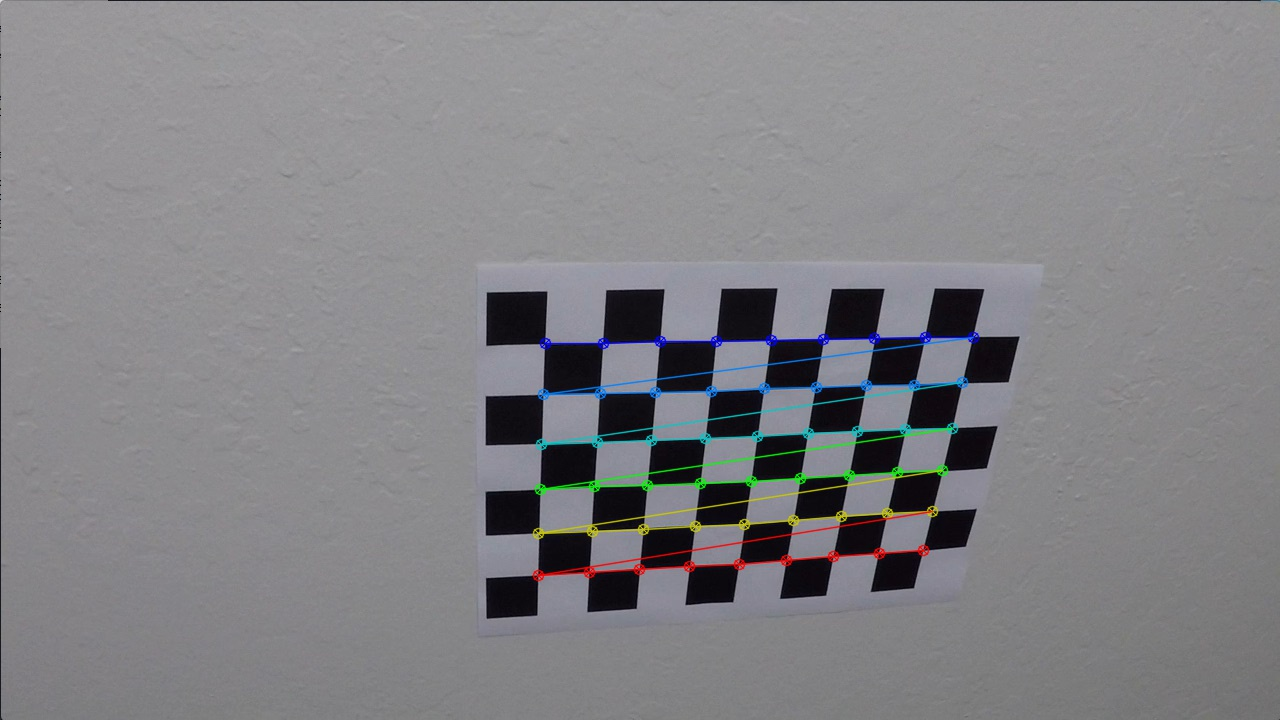
#> input picture camera_cal/chessboard_corners10.jpg, 1280 x 720 px, given as the content of the folder test_images, which was not available
$ python image_processor.py   (older library calls are emulated)
#> lines starting #> are read from the running program, lines starting #| are printed output that depends on the picture; pictures that were not available may be replaced by others from this repository, and a replacement may not be noted
### camera_calib.py
import os
import pickle
import cv2
import numpy as np
import matplotlib.pyplot as plt
import matplotlib.image as mpimg
import glob


class CameraCalibration:

    def __init__(self):
        self.pickle_name = 'cam_calib.p'
        # this a folder where chessboard images are store and
        # where pickle file with camera parameters will be stored too
        self.folder_name = 'camera_cal'
        self.check_width=9
        self.check_height=6

        self.cam_calibration = self.__load_data__()
        if self.cam_calibration is  None:
            self.cam_calibration = self.__calibrate_camera__()
            self.__save_data__()

    def __load_data__(self):
        pickle_file_path =  os.path.join(self.folder_name, self.pickle_name)
        if os.path.isfile(pickle_file_path):
            with open(pickle_file_path, mode='rb') as f:
                return pickle.load(f)
        return None

    # [34 lines left out: functions __save_data__, __calibrate_camera__, not called in this run]

    # Returns undistorted image
    def undistort(self, img):
        return cv2.undistort(
            img,
            self.cam_calibration['matrix'],
            self.cam_calibration['dist'],
            None,
            self.cam_calibration['matrix'])

    # [16 lines left out: function plot_images, not called in this run]


# [5 lines that do not run on import are left out]

### image_processor.py
import cv2
import numpy as np
from camera_calib import CameraCalibration
import matplotlib.image as mpimg
import matplotlib.pyplot as plt
import glob
# Change to appropriate color map for gray scale images
plt.rcParams['image.cmap'] = 'gray'


# Creates binary images that are result of color and gradient threshold
class BinaryImageCreator:
    def __init__(self):
        self.kernel_size = 7 # Sobel kernel size

    # Uses Sobel x or y,
    # then takes an absolute value and applies a threshold.
    def abs_sobel_thresh(self, sobel, thresh_min, thresh_max):
        abs_sobel = np.absolute(sobel)
        scaled_sobel = np.uint8(255 * abs_sobel / np.max(abs_sobel))

        binary_img = np.zeros_like(scaled_sobel)
        binary_img[(scaled_sobel >= thresh_min) & (scaled_sobel <= thresh_max)] = 1
        return binary_img


    # Uses Sobel x and y,
    # then computes the magnitude of the gradient
    # and applies a threshold
    def mag_thresh(self, sobelx, sobely, thresh_min=0, thresh_max=255):
        magn = np.sqrt(sobelx ** 2 + sobely ** 2)
        scale_factor = np.max(magn) / 255
        magn = (magn / scale_factor).astype(np.uint8)

        binary_img = np.zeros_like(magn)
        binary_img[(magn >= thresh_min) & (magn <= thresh_max)] = 1
        return binary_img


    # Uses Sobel x and y,
    # then computes the direction of the gradient
    # and applies a threshold.
    def dir_threshold(self, sobelx, sobely, thresh_min=0, thresh_max=np.pi / 2):
        dir = np.arctan2(np.absolute(sobely), np.absolute(sobelx))

        binary_img = np.zeros_like(dir)
        binary_img[(dir >= thresh_min) & (dir <= thresh_max)] = 1
        return binary_img

    def sobel_treshold(self, img):
        gray_img = cv2.cvtColor(img, cv2.COLOR_RGB2GRAY)
        sobelx = cv2.Sobel(gray_img, cv2.CV_64F, 1, 0, self.kernel_size)
        sobely = cv2.Sobel(gray_img, cv2.CV_64F, 0, 1, self.kernel_size)

        thresh_min = 20
        thresh_max = 255

        # apply each of the threshold functions
        gradx = self.abs_sobel_thresh(sobelx, thresh_min, thresh_max)
        grady = self.abs_sobel_thresh(sobely, thresh_min, thresh_max)
        mag_binary = self.mag_thresh(sobelx, sobely, thresh_min=30, thresh_max=255)
        dir_binary = self.dir_threshold(sobelx, sobely, thresh_min=.7, thresh_max=1.3)

        # combine thresholds
        binary = np.zeros_like(gradx)
        binary[((gradx == 1) & (grady == 1)) | ((mag_binary == 1) & (dir_binary == 1))] = 1
        return binary

    # Threshold a white color using HSL channels
    def color_treshold_yellow(self, h_chanel, l_chanel, s_chanel):
        # yellow color mask
        #lower = np.uint8([10, 0, 100])
        #upper = np.uint8([40, 255, 255])

        # threshold yellow color
        binary = np.zeros_like(h_chanel)
        binary[((h_chanel > 10) & (h_chanel <= 40) & (l_chanel > 0) & (l_chanel <= 255) & (s_chanel > 100) & (s_chanel <= 255))] = 1
        return binary

    # Threshold a yellow color using HSL channels
    def color_treshold_white(self, h_chanel, l_chanel, s_chanel):
        # white color mask
        #lower = np.uint8([0, 200, 0])
        #upper = np.uint8([255, 255, 255])

        # threshold white color
        binary = np.zeros_like(h_chanel)
        binary[((h_chanel > 0) & (h_chanel <= 255) & (l_chanel > 200) & (l_chanel <= 255) & (s_chanel > 0) & (s_chanel <= 255))] = 1
        return binary

    # Threshold a color using S channel from HSL color image
    def color_treshold(self, img):
        # convert to HLS color space
        hls_img = cv2.cvtColor(img, cv2.COLOR_RGB2HLS)

        # separate  channels
        s_chanel = hls_img[:, :, 2]

        # threshold white color
        binary = np.zeros_like(s_chanel)
        binary[( (s_chanel > 170) & (s_chanel <= 255))] = 1
        return binary

    # Combines gradient (Sobel) and color thresholds
    def combi_treshold(self, img):
        sobel_img = self.sobel_treshold(img)

        # convert to HLS color space and separate every channel
        hls_img = cv2.cvtColor(img, cv2.COLOR_RGB2HLS)
        h_chanel = hls_img[:, :, 0]
        l_chanel = hls_img[:, :, 1]
        s_chanel = hls_img[:, :, 2]

        img_yellow = self.color_treshold_yellow(h_chanel, l_chanel, s_chanel);
        img_white = self.color_treshold_white(h_chanel, l_chanel, s_chanel);
        #img_color = self.color_treshold(img)

        binary = np.zeros_like(sobel_img)
        binary[(sobel_img == 1) | ((img_yellow == 1) | (img_white == 1))] = 1
        #binary[(sobel_img == 1) | (img_color == 1)] = 1

        return binary

    @staticmethod
    def plot_images(orig_img, trans_img, titel_1 = 'Original Image', title_2 = 'Processed image'):
        f = plt.figure(figsize=(15, 7))
        plt.subplot(1, 2, 1)
        f.tight_layout()
        plt.title(titel_1, fontsize=30)
        plt.imshow(orig_img)
        plt.subplot(1, 2, 2)
        plt.title(title_2, fontsize=30)
        plt.imshow(trans_img)
        return

    @staticmethod
    def plot_image_list(images, ncols):
        n = images.shape[0]
        if n <= 0:
            return

        nrows = int(n/ ncols)
        rest = (n % ncols)
        if rest > 0:
            nrows = nrows + 1

        f, ax = plt.subplots(nrows, ncols, figsize=(15, 10), frameon=False)
        plt.axis('off')
        f.subplots_adjust(hspace=0.02, wspace=0.05)

        i = 0
        for irow in range(nrows):
            for icol in range(ncols):
                if i >= len(images):
                    break;
                img = images[i]
                ax[irow, icol].axis('off')
                ax[irow, icol].imshow(img)
                i=i+1
        plt.show()
        return

# For testing purpose
if __name__ == '__main__':

    print("Testing of binary image ....")

    """
    image = mpimg.imread('test_images/test2.jpg')
    cam_calib = CameraCalibration()
    rr = cam_calib.undistort(image)
    BinaryImageCreator.plot_images(image, rr)
    """

    image_files = glob.glob('test_images/*.jpg')
    images_x = []
    for fn in image_files:
        images_x.append(mpimg.imread(fn))
    images = np.array(images_x)
    #BinaryImageCreator.plot_image_list(images, 3)

    # remove image distortion
    cam_calib = CameraCalibration()
#> (reads camera_cal/cam_calib.p from the repository)

    images_x.clear()
    for img in images:
        images_x.append(cam_calib.undistort(img))
#> this loop made 1 pass
#> after the loop, images_x = 1 item
    images = np.array(images_x)
    #BinaryImageCreator.plot_image_list(images, 3)

    # detect edges on binary image
    creator = BinaryImageCreator()

    images_x.clear()
    for img in images:
        images_x.append(creator.combi_treshold(img))
#> this loop made 1 pass
#> pass 1, in sobel_treshold, `gray_img = cv2.cvtColor(img, cv2.COLOR_RGB2GRAY)`:
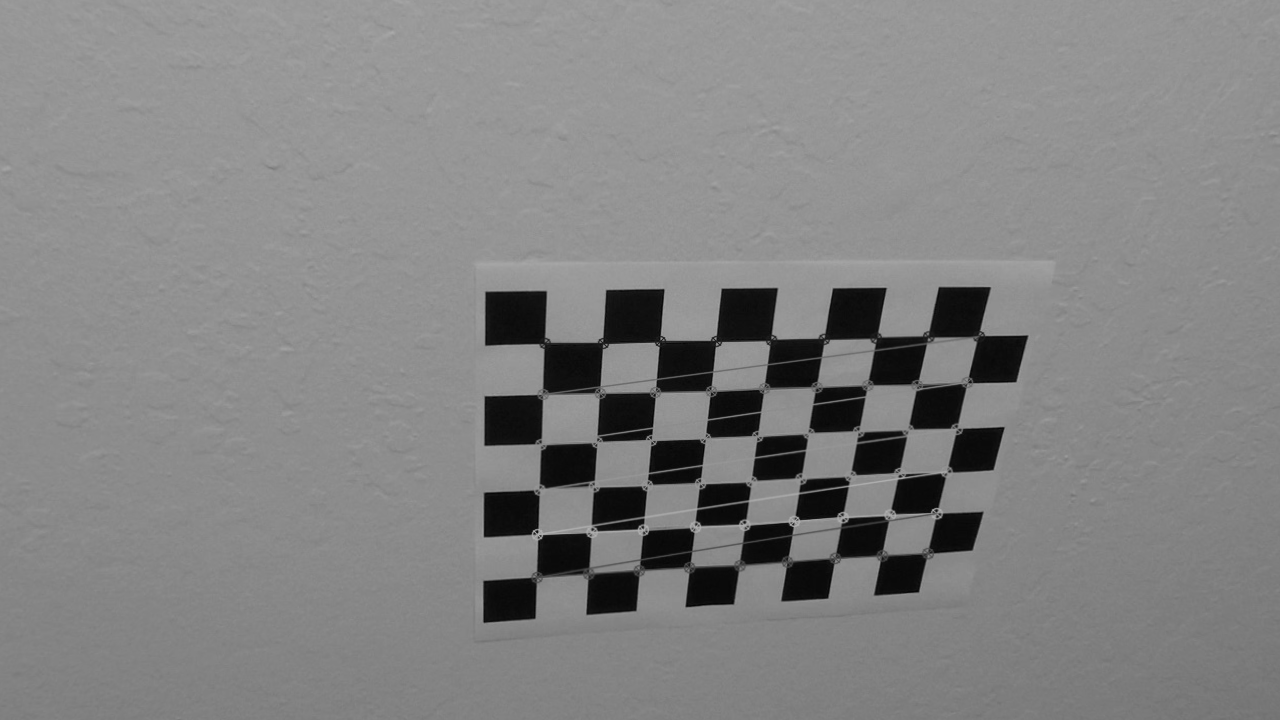
#> gray_img: shape (720, 1280); min 3, max 179, mean 130.6
#> pass 1, in sobel_treshold, `sobelx = cv2.Sobel(gray_img, cv2.CV_64F, 1, 0, self.kernel_size)`:
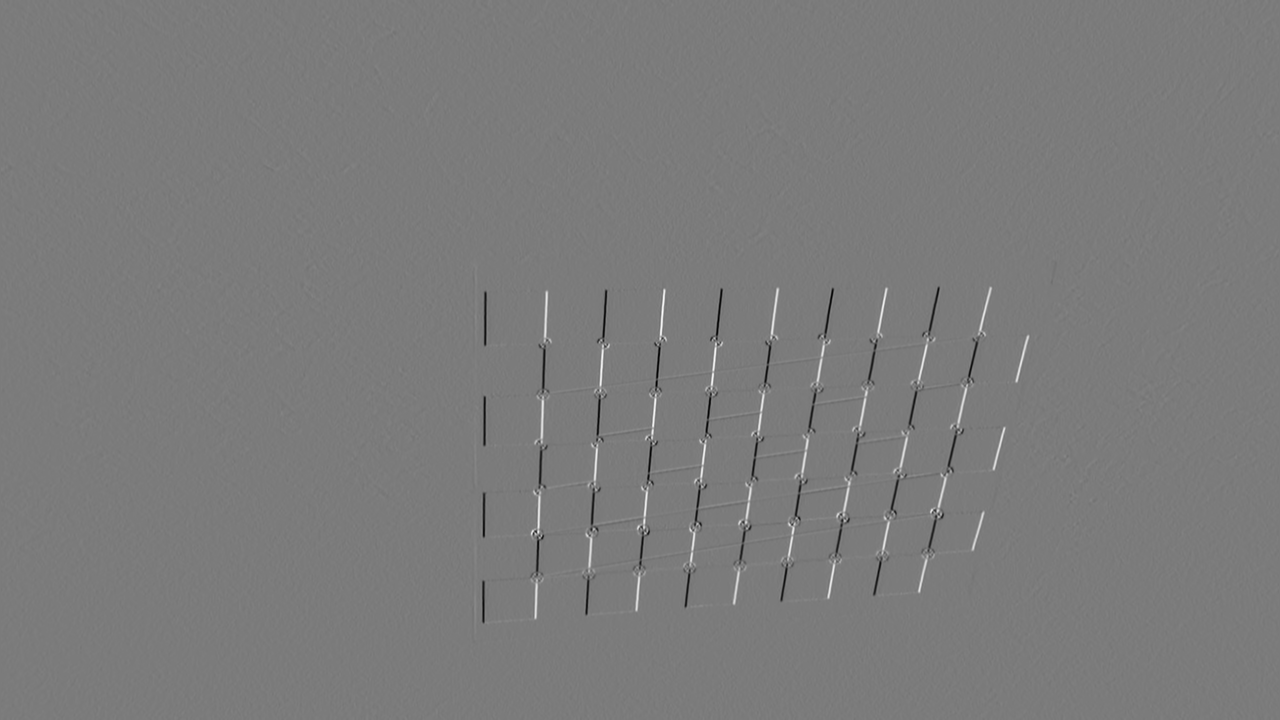
#> sobelx: shape (720, 1280) float64; min -580, max 615, mean 0; drawn with min black and max white
#> pass 1, in sobel_treshold, `sobely = cv2.Sobel(gray_img, cv2.CV_64F, 0, 1, self.kernel_size)`:
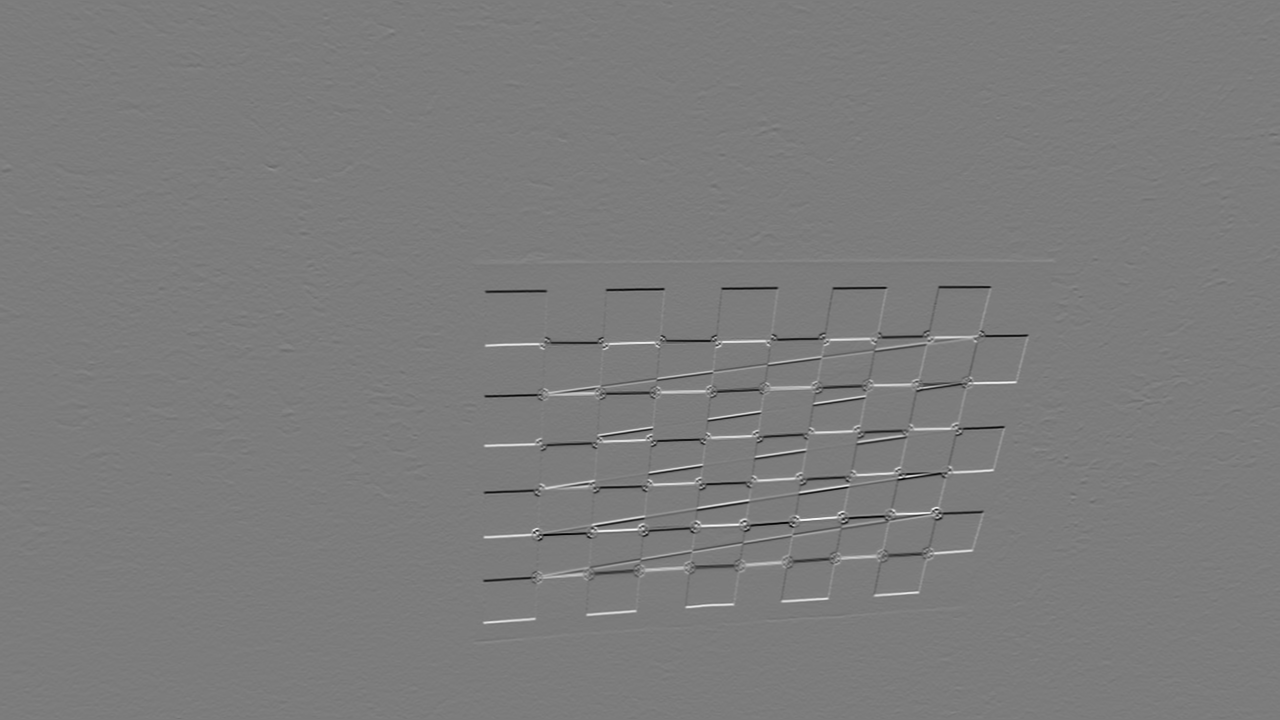
#> sobely: shape (720, 1280) float64; min -584, max 611, mean -0.3; drawn with min black and max white
#> pass 1, in abs_sobel_thresh, `abs_sobel = np.absolute(sobel)`:
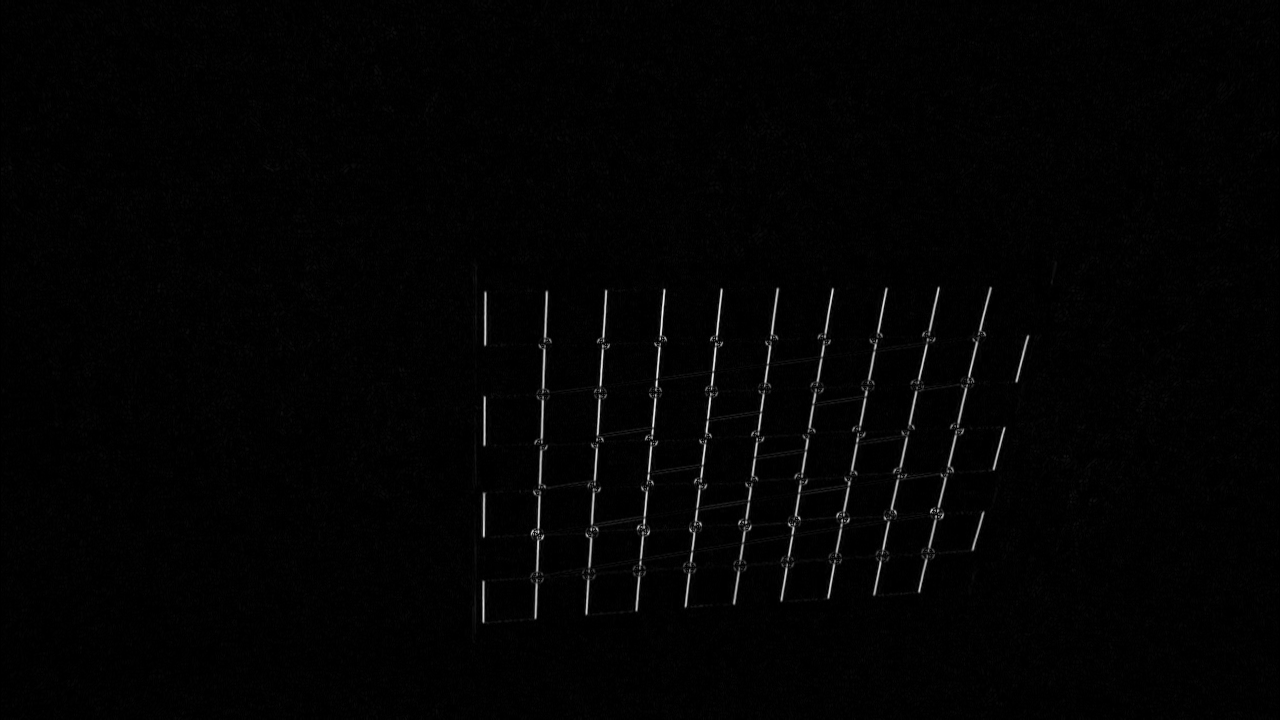
#> abs_sobel: shape (720, 1280) float64; min 0, max 615, mean 8.6; drawn with min black and max white
    images = np.array(images_x)
    BinaryImageCreator.plot_image_list(images, 3)
#> after the loop in plot_image_list, `for irow in range(nrows):`: i = 0
#> (the run stopped early here; a loop or call above may not have finished)
